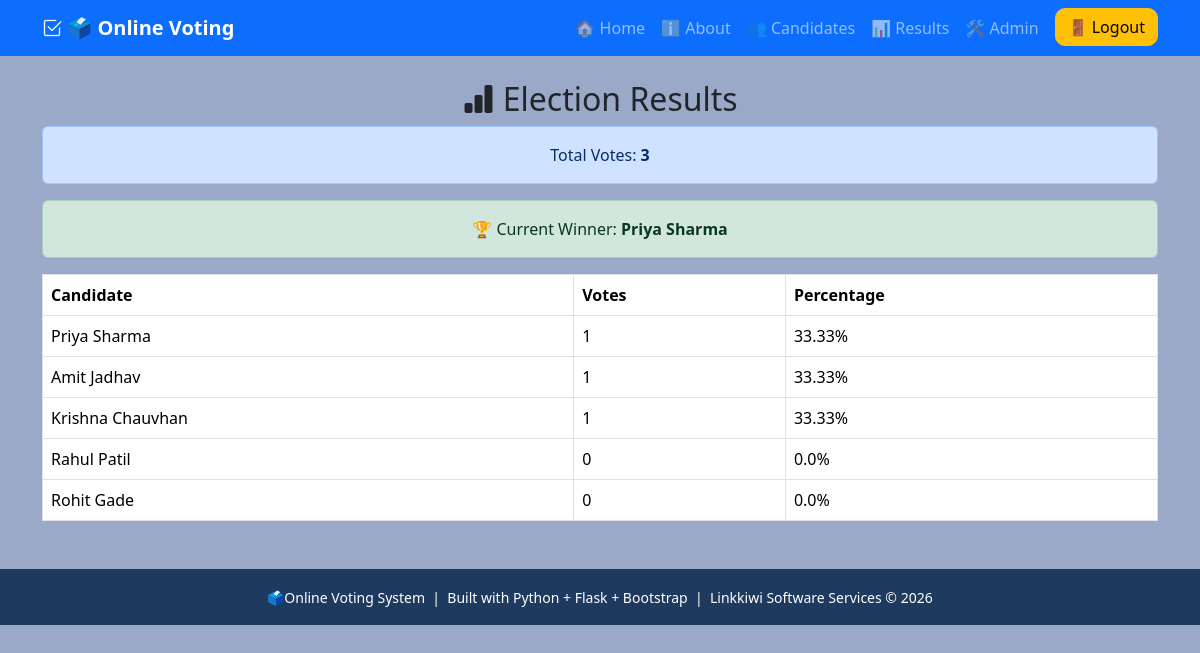
The page /results (signed in) on the database its author committed.
### tables this page shows
CREATE TABLE candidates(
            id INTEGER PRIMARY KEY AUTOINCREMENT,
            name TEXT NOT NULL,
            party TEXT NOT NULL,
            symbol TEXT,
            votes INTEGER DEFAULT 0
        );

### app.py (the view)
@app.route("/results")
def results():
    connection = get_db()
    candidates = connection.execute("""
        SELECT * FROM candidates
        ORDER BY votes DESC
    """).fetchall()
    connection.close()
    total_votes = sum(
        candidate["votes"]
        for candidate in candidates
    )
    result_data = {}
    for candidate in candidates:
        if total_votes > 0:
            percentage = (
                candidate["votes"]
                / total_votes
            ) * 100
        else:
            percentage = 0
        result_data[candidate["name"]] = {
            "votes": candidate["votes"],
            "percentage": round(
                percentage,
                2
            )
        }
    winner = None
    if candidates and total_votes > 0:
        winner = candidates[0]["name"]
    return render_template(
        "results.html",
        candidates=candidates,
        total_votes=total_votes,
        result_data=result_data,
        winner=winner
    )

### app.py (called while the page is built)
def get_db():
    connection = sqlite3.connect(DATABASE)
    connection.row_factory = sqlite3.Row
    return connection

### templates/results.html
{% extends "base.html" %}
{% block content %}
<h2 class="text-center">
<i class="bi bi-bar-chart-fill"></i>
Election Results
</h2>
<div class="alert alert-primary text-center">
Total Votes:
<b>
{{ total_votes }}
</b>
</div>
{% if winner %}
<div class="alert alert-success text-center">
🏆 Current Winner:
<b>
{{ winner }}
</b>
</div>
{% endif %}
<table class="table table-bordered">
<thead>
<tr>
<th>Candidate</th>
<th>Votes</th>
<th>Percentage</th>
</tr>
</thead>
<tbody>
{% for candidate in candidates %}
<tr>
<td>
{{ candidate.name }}
</td>
<td>
{{ candidate.votes }}
</td>
<td>
{{ result_data[
candidate.name
].percentage }}%
</td>
</tr>
{% endfor %}
</tbody>
</table>
{% endblock %}

### Static/style.css (style rules this page uses)
body { background: #9ba9c9; }

### rows shown on the page
candidates: name "Priya Sharma", votes "1", name "33.33"
candidates: name "Amit Jadhav", votes "1", name "33.33"
candidates: name "Krishna Chauvhan", votes "1", name "33.33"
candidates: name "Rahul Patil", votes "0", name "0.0"
candidates: name "Rohit Gade", votes "0", name "0.0"

### other values the page prints
{{ total_votes }} "3"
